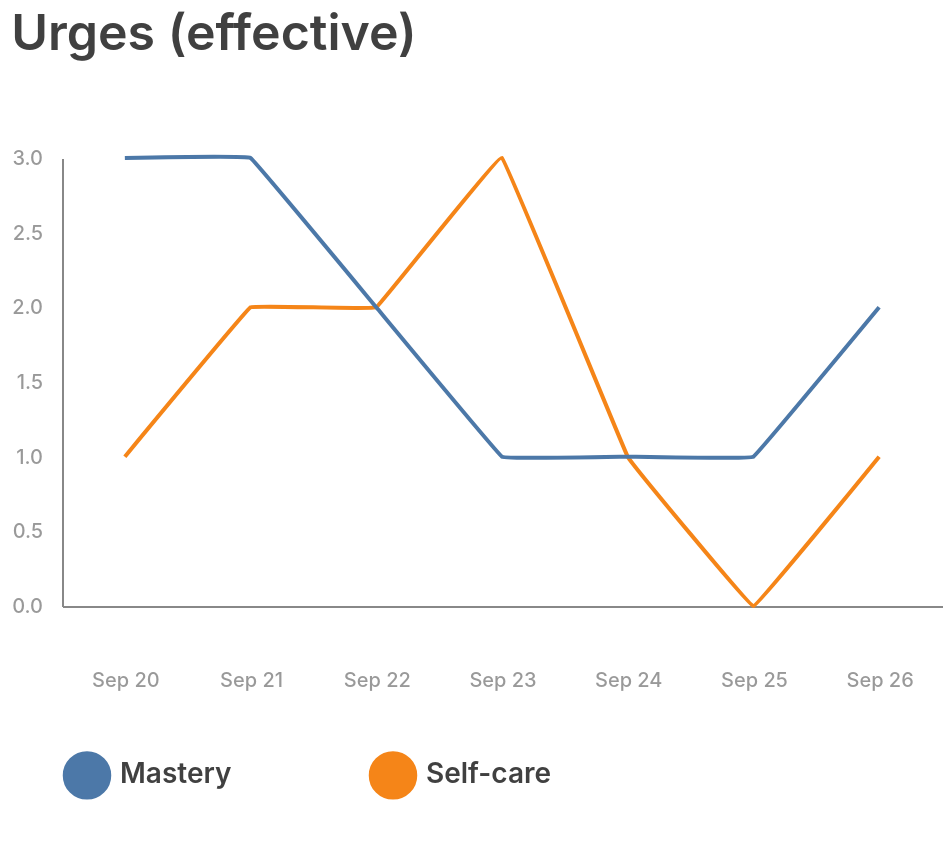

The specification (Vega-Lite) saved for this image:
### Vega-Lite specification from a JSON file in a GitHub repository (floating-point values rounded to 4 significant figures)
{"$schema": "https://vega.github.io/schema/vega-lite/v4.json", "description": "A basic line chart example.", "width": 440, "height": 224, "padding": 5, "title": "Urges (effective)", "data": {"values": [{"value": 1, "date": "2020-09-20", "symbol": "Self-care"}, {"value": 3, "date": "2020-09-20", "symbol": "Mastery"}, {"value": 2, "date": "2020-09-21", "symbol": "Self-care"}, {"value": 3, "date": "2020-09-21", "symbol": "Mastery"}, {"value": 2, "date": "2020-09-22", "symbol": "Self-care"}, {"value": 2, "date": "2020-09-22", "symbol": "Mastery"}, {"value": 3, "date": "2020-09-23", "symbol": "Self-care"}, {"value": 1, "date": "2020-09-23", "symbol": "Mastery"}, {"value": 1, "date": "2020-09-24", "symbol": "Self-care"}, {"value": 1, "date": "2020-09-24", "symbol": "Mastery"}, {"value": 0, "date": "2020-09-25", "symbol": "Self-care"}, {"value": 1, "date": "2020-09-25", "symbol": "Mastery"}, {"value": 1, "date": "2020-09-26", "symbol": "Self-care"}, {"value": 2, "date": "2020-09-26", "symbol": "Mastery"}]}, "config": {"view": {"stroke": "transparent"}, "title": {"color": "rgba(0, 0, 0, 0.75)", "fontSize": 25, "font": "Inter", "fontWeight": 600, "align": "left", "anchor": "start", "dy": -40}, "legend": {"title": null, "orient": "bottom", "columns": 2, "labelColor": "rgba(0, 0, 0, 0.75)", "labelFont": "Inter", "labelFontSize": 14, "labelFontWeight": 600, "rowPadding": 20, "columnPadding": 50, "symbolStrokeWidth": 12, "symbolSize": 150, "symbolType": "circle", "offset": 30}, "axisX": {"orient": "bottom", "format": "%b %d", "labelColor": "rgba(0, 0, 0, 0.4)", "labelFont": "Inter", "labelFontWeight": 500, "labelFontSize": 10, "ticks": false, "labelPadding": 32, "title": null, "grid": false}, "axisY": {"orient": "left", "tickCount": 5, "labelColor": "rgba(0, 0, 0, 0.4)", "labelFont": "Inter", "labelFontWeight": 500, "labelFontSize": 10, "ticks": false, "labelPadding": 10, "title": null, "grid": false}}, "mark": {"type": "line", "interpolate": "cardinal", "tension": 0.9}, "selection": {"symbol": {"type": "multi", "fields": ["symbol"], "bind": "legend"}}, "encoding": {"x": {"field": "date", "type": "ordinal", "timeUnit": "utcyearmonthdate"}, "y": {"field": "value", "type": "quantitative"}, "color": {"field": "symbol", "type": "nominal"}, "strokeWidth": {"value": 2}, "opacity": {"condition": {"selection": "symbol", "value": 1}, "value": 0}}}
